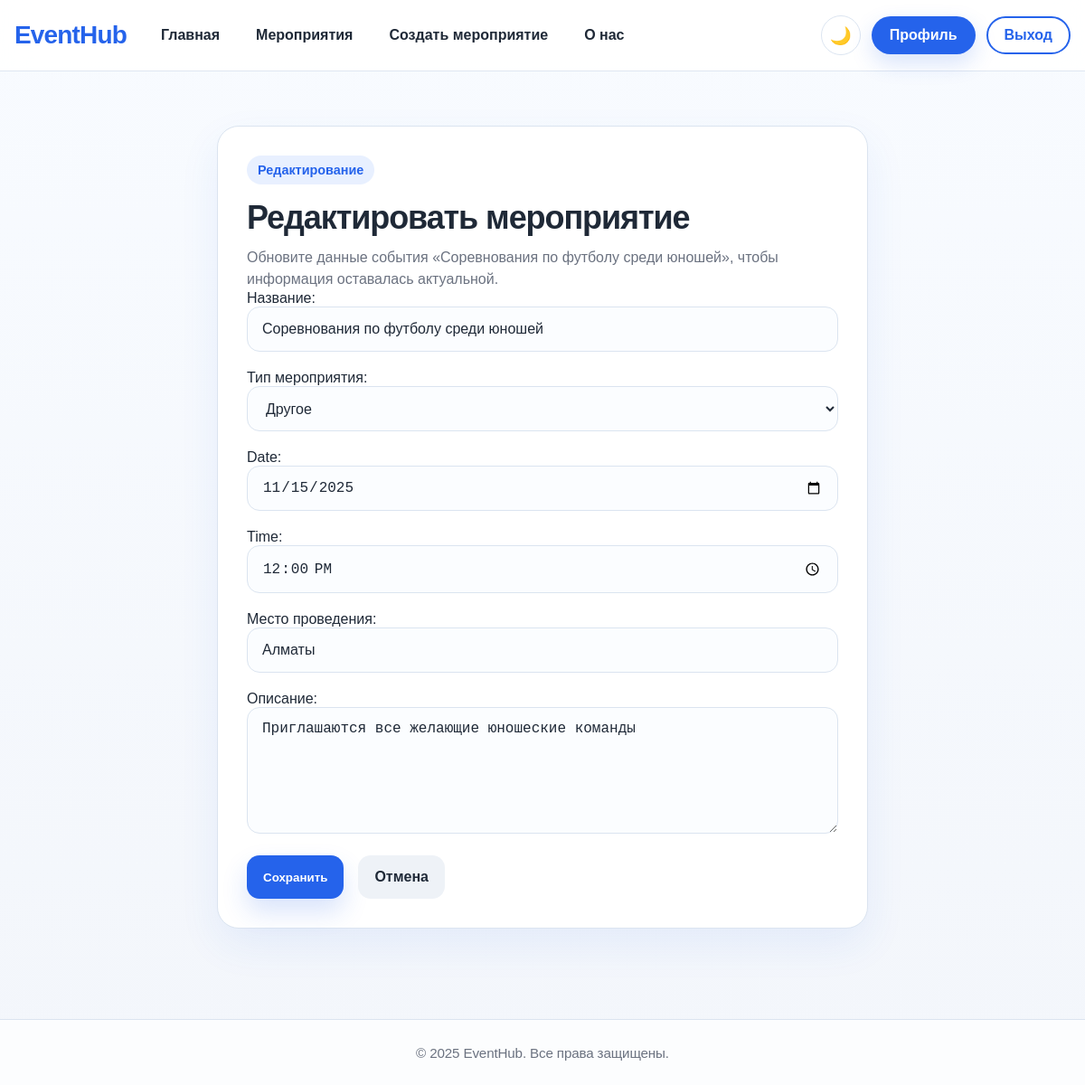
Page /Event/8/edit/ (signed in) on the committed database.
### Events/models.py (models this page shows, shortened)
class Event(models.Model):
    event_types = [
        ('concert', 'Концерт'),
        ('theater', 'Театр'),
        ('cinema', 'Кино'),
        ('exhibition', 'Выставка'),
        ('lecture', 'Лекция'),
        ('other', 'Другое'),
    ]
    name = models.CharField("Название", max_length=200)
    date = models.DateField(null=True, blank=True)
    time = models.TimeField(null=True, blank=True)
    location = models.CharField("Место проведения", max_length=200)
    description = models.TextField("Описание")
    event_type = models.CharField("Тип мероприятия", max_length=50, choices=event_types, default='other')
    creator = models.ForeignKey(
        User,
        on_delete=models.CASCADE,
        related_name='events',
        null=True, blank=True
    )
    created_at = models.DateTimeField(auto_now_add=True)

### Events/views.py (the view)
# urls.py: path('<int:event_id>/edit/', views.edit_event, name='edit_event'),
@login_required(login_url='Users:login')
def edit_event(request, event_id):
    event = get_object_or_404(Event, id=event_id, creator=request.user)
    if request.method == 'POST':
        form = EventForm(request.POST, instance=event)
        if form.is_valid():
            form.save()
            return redirect('Users:profile')
    else:
        form = EventForm(instance=event)
    return render(request, 'Events/eventEdit.html', {'form': form, 'event': event})

### Events/forms.py
class EventForm(forms.ModelForm):
    date = forms.DateField(
        widget=forms.DateInput(
            attrs={'type': 'date', 'class': 'form-control'}
        ),
        input_formats=['%Y-%m-%d']
    )
    time = forms.TimeField(
        widget=forms.TimeInput(
            attrs={'type': 'time', 'class': 'form-control'}
        ),
        input_formats=['%H:%M']
    )
    class Meta:
        model = Event
        fields = ['name', 'event_type', 'date', 'time', 'location', 'description']
        widgets = {
            'name': forms.TextInput(attrs={
                'class': 'form-control',
                'placeholder': 'Введите название'
            }),
            'event_type': forms.Select(attrs={
                'class': 'form-control'
            }),
            'location': forms.TextInput(attrs={
                'class': 'form-control',
                'placeholder': 'Введите место проведения'
            }),
            'description': forms.Textarea(attrs={
                'class': 'form-control',
                'rows': 4,
                'placeholder': 'Введите описание'
            }),
        }

### Events/templates/Events/eventEdit.html (shortened to what this page needs)
{% extends 'Users/base.html' %}
{% load static %}
{% block extra_css %}
    <link rel="stylesheet" href="{% static 'css/event.css' %}">
{% endblock %}
{% block content %}
<section class="page-section event-form-section">
    <div class="container form-layout">
        <div class="content-card form-card event-form-card">
            <span class="section-badge">Редактирование</span>
            <h1>Редактировать мероприятие</h1>
            <p class="section-lead">Обновите данные события «{{ event.name }}», чтобы информация оставалась актуальной.</p>
            <form method="POST" class="styled-form event-form">
                {{ form.as_p }}
                <div class="card-actions form-actions">
                    <button type="submit" class="btn btn-primary">Сохранить</button>
                    <a href="{% url 'Users:profile' %}" class="btn btn-secondary">Отмена</a>
                </div>
            </form>
        </div>
    </div>
</section>
{% endblock %}

### static/css/base.css (style rules this page uses)
:root { --bg: #f3f6fb; --surface: #ffffff; --surface-soft: #f8fbff; --text: #1f2937; --muted: #6b7280; --primary: #2563eb; --primary-dark: #1d4ed8; --danger: #dc2626; --warning: #d97706; --border: #dbe4f0; --shadow: 0 18px 45px rgba(37, 99, 235, 0.08); --radius-lg: 24px; --radius-md: 16px; --radius-sm: 12px; --container: 1180px; }
*, *::before, *::after { box-sizing: border-box; }
html { scroll-behavior: smooth; }
body { margin: 0; min-height: 100vh; display: flex; flex-direction: column; font-family: Arial, sans-serif; color: var(--text); background: linear-gradient(180deg, #f8fbff 0%, var(--bg) 100%); transition: background 0.3s ease, color 0.3s ease; }
a { color: var(--primary); text-decoration: none; }
.container { width: min(calc(100% - 32px), var(--container)); margin: 0 auto; }
.hero-section, .page-section { padding: 28px 0; }
.hero-grid, .form-layout, .detail-layout, .about-layout, .profile-layout { display: grid; gap: 24px; }
.hero-copy, .content-card, .info-card, .empty-state { background: var(--surface); border: 1px solid var(--border); border-radius: var(--radius-lg); box-shadow: var(--shadow); }
.hero-copy h1, .content-card h1, .content-card h2, .section-header h1, .section-header h2, .empty-state h3, .info-card h3 { margin: 0 0 12px; line-height: 1.15; letter-spacing: -0.03em; }
.hero-copy p, .section-lead, .muted-text, .info-card p, .detail-description p, .empty-state p, .feature-list li { color: var(--muted); line-height: 1.5; margin: 0; word-break: break-word; }
.hero-actions, .card-actions, .form-actions, .delete-actions { display: flex; gap: 16px; flex-wrap: wrap; }
.hero-panel, .content-card, .info-card, .empty-state { padding: 32px; }
.section-badge { display: inline-flex; align-items: center; min-height: 32px; padding: 0 12px; border-radius: 999px; background: #e8f0ff; color: var(--primary); font-size: 0.9rem; font-weight: 700; margin-bottom: 16px; }
.btn { display: inline-flex; align-items: center; justify-content: center; min-height: 48px; padding: 0 18px; border: 0; border-radius: 14px; font-weight: 700; cursor: pointer; transition: 0.2s ease; }
.btn-primary { background: var(--primary); color: #fff; box-shadow: 0 14px 28px rgba(37, 99, 235, 0.18); }
.btn-secondary { background: #eef2f7; color: var(--text); }
.styled-form, .delete-form { display: grid; gap: 20px; }
.styled-form p { margin: 0; }
.styled-form input, .styled-form textarea, .styled-form select, .form-card input, .form-card textarea, .form-card select { width: 100%; min-height: 50px; padding: 14px 16px; border-radius: 14px; border: 1px solid var(--border); background: #fbfdff; font-size: 1rem; color: var(--text); }
.styled-form textarea, .form-card textarea { min-height: 140px; resize: vertical; }

### static/css/event.css (style rules this page uses)
.form-layout { max-width: 720px; }
.event-form-card h1 { font-size: clamp(2rem, 3vw, 2.6rem); }

### rows in the picture
Event: name "Соревнования по футболу среди юношей", event_type "Другое", date "11/15/2025", time "12:00:00", location "Алматы", description "Приглашаются все желающие юношеские команды"
